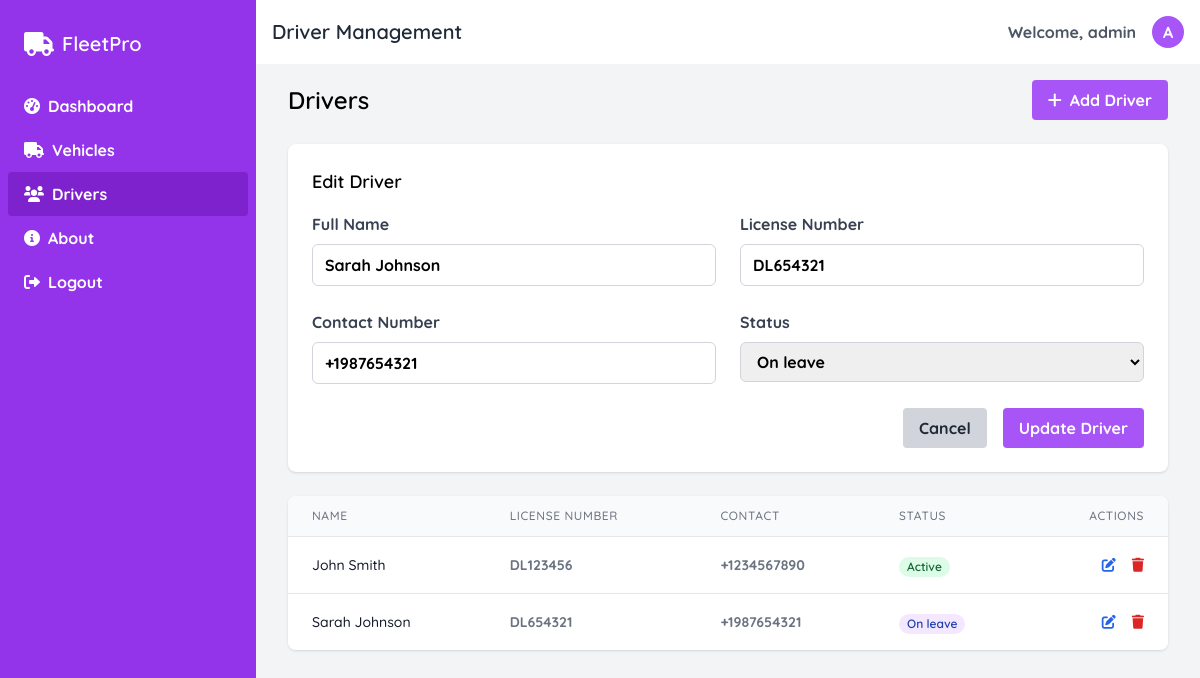
Screenshot of /drivers.php?action=edit&id=2 (signed in) with the database file from the repository.
### tables this page shows
CREATE TABLE IF NOT EXISTS drivers (
    id INT AUTO_INCREMENT PRIMARY KEY,
    name VARCHAR(100) NOT NULL,
    license_number VARCHAR(50) NOT NULL UNIQUE,
    contact VARCHAR(20) NOT NULL,
    status ENUM('active', 'on_leave', 'suspended', 'inactive') DEFAULT 'active',
    created_at TIMESTAMP DEFAULT CURRENT_TIMESTAMP,
    updated_at TIMESTAMP DEFAULT CURRENT_TIMESTAMP ON UPDATE CURRENT_TIMESTAMP
);

### includes/db.php (called while the page is built, shortened)
<?php
global $pdo;
function getDrivers() {
    global $pdo;
    $stmt = $pdo->query("SELECT * FROM drivers");
    return $stmt->fetchAll(PDO::FETCH_ASSOC);
}
?>

### drivers.php (the view, shortened to what this page needs)
<?php
require_once 'includes/db.php';
$action = $_GET['action'] ?? '';
$driverId = $_GET['id'] ?? 0;
$drivers = getDrivers();
$statuses = ['active', 'on_leave', 'suspended', 'inactive'];
?>
<!DOCTYPE html>
<html lang="en">
<head>
    <script src="https://cdn.tailwindcss.com"></script>
    <link rel="stylesheet" href="https://cdnjs.cloudflare.com/ajax/libs/font-awesome/6.0.0/css/all.min.css">
</head>
<body class="bg-gray-100 font-sans">
    <div class="flex h-screen">
        <div class="sidebar bg-purple-600 text-white w-64 space-y-6 py-7 px-2 absolute inset-y-0 left-0 transform -translate-x-full md:relative md:translate-x-0 transition duration-200 ease-in-out">
            <div class="text-white flex items-center space-x-2 px-4">
                <i class="fas fa-truck text-2xl"></i>
                <span class="text-xl font-semibold">FleetPro</span>
            </div>
            <nav>
                <a href="dashboard.php" class="block py-2.5 px-4 rounded transition duration-200 hover:bg-purple-700">
                    <i class="fas fa-tachometer-alt mr-2"></i>Dashboard
                </a>
                <a href="vehicles.php" class="block py-2.5 px-4 rounded transition duration-200 hover:bg-purple-700">
                    <i class="fas fa-truck mr-2"></i>Vehicles
                </a>
                <a href="drivers.php" class="block py-2.5 px-4 rounded transition duration-200 bg-purple-700">
                    <i class="fas fa-users mr-2"></i>Drivers
                </a>
                <a href="about.php" class="block py-2.5 px-4 rounded transition duration-200 hover:bg-purple-700">
                    <i class="fas fa-info-circle mr-2"></i>About
                </a>
                <a href="logout.php" class="block py-2.5 px-4 rounded transition duration-200 hover:bg-purple-700">
                    <i class="fas fa-sign-out-alt mr-2"></i>Logout
                </a>
            </nav>
        </div>
        <div class="flex-1 flex flex-col overflow-hidden">
            <header class="bg-white shadow-sm hidden md:block">
                <div class="flex items-center justify-between p-4">
                    <h1 class="text-xl font-semibold text-gray-800">Driver Management</h1>
                    <div class="flex items-center space-x-4">
                        <span class="text-gray-600">Welcome, <?php echo htmlspecialchars($_SESSION['username']); ?></span>
                        <div class="w-8 h-8 rounded-full bg-purple-500 flex items-center justify-center text-white">
                            <?php echo strtoupper(substr($_SESSION['username'], 0, 1)); ?>
                        </div>
                    </div>
                </div>
            </header>
            <main class="flex-1 overflow-x-hidden overflow-y-auto bg-gray-100 p-4">
                <div class="container mx-auto px-4">
                    <div class="flex justify-between items-center mb-6">
                        <h2 class="text-2xl font-semibold">Drivers</h2>
                        <a href="drivers.php?action=add" class="bg-purple-500 hover:bg-purple-600 text-white font-bold py-2 px-4 rounded">
                            <i class="fas fa-plus mr-2"></i>Add Driver
                        </a>
                    </div>
                    <?php if ($action === 'add' || $action === 'edit'): ?>
                        <?php
                            $driver = [];
                            if ($action === 'edit' && $driverId > 0) {
                                foreach ($drivers as $d) {
                                    if ($d['id'] == $driverId) {
                                        $driver = $d;
                                        break;
                                    }
                                }
                            }
                        ?>
                        <div class="bg-white rounded-lg shadow p-6 mb-6">
                            <h3 class="text-lg font-semibold mb-4">
                                <?php echo $action === 'add' ? 'Add New Driver' : 'Edit Driver'; ?>
                            </h3>
                            <form method="POST" action="drivers.php?action=<?php echo $action; ?><?php echo $action === 'edit' ? '&id='.$driverId : ''; ?>">
                                <div class="grid grid-cols-1 md:grid-cols-2 gap-6">
                                    <div>
                                        <label class="block text-gray-700 mb-2" for="name">Full Name</label>
                                        <input type="text" id="name" name="name" required
                                            class="w-full px-3 py-2 border border-gray-300 rounded-md focus:outline-none focus:ring-2 focus:ring-blue-500"
                                            value="<?php echo $driver['name'] ?? ''; ?>">
                                    </div>
                                    <div>
                                        <label class="block text-gray-700 mb-2" for="license_number">License Number</label>
                                        <input type="text" id="license_number" name="license_number" required
                                            class="w-full px-3 py-2 border border-gray-300 rounded-md focus:outline-none focus:ring-2 focus:ring-blue-500"
                                            value="<?php echo $driver['license_number'] ?? ''; ?>">
                                    </div>
                                    <div>
                                        <label class="block text-gray-700 mb-2" for="contact">Contact Number</label>
                                        <input type="text" id="contact" name="contact" required
                                            class="w-full px-3 py-2 border border-gray-300 rounded-md focus:outline-none focus:ring-2 focus:ring-blue-500"
                                            value="<?php echo $driver['contact'] ?? ''; ?>">
                                    </div>
                                    <div>
                                        <label class="block text-gray-700 mb-2" for="status">Status</label>
                                        <select id="status" name="status" required
                                            class="w-full px-3 py-2 border border-gray-300 rounded-md focus:outline-none focus:ring-2 focus:ring-blue-500">
                                            <?php foreach ($statuses as $status): ?>
                                                <option value="<?php echo $status; ?>"
                                                    <?php if (isset($driver['status']) && $driver['status'] === $status) echo 'selected'; ?>>
                                                    <?php echo ucfirst(str_replace('_', ' ', $status)); ?>
                                                </option>
                                            <?php endforeach; ?>
                                        </select>
                                    </div>
                                </div>
                                <div class="mt-6 flex justify-end space-x-4">
                                    <a href="drivers.php" class="bg-gray-300 hover:bg-gray-400 text-gray-800 font-bold py-2 px-4 rounded">
                                        Cancel
                                    </a>
                                    <button type="submit" class="bg-purple-500 hover:bg-purple-600 text-white font-bold py-2 px-4 rounded">
                                        <?php echo $action === 'add' ? 'Add Driver' : 'Update Driver'; ?>
                                    </button>
                                </div>
                            </form>
                        </div>
                    <?php endif; ?>
                    <div class="bg-white rounded-lg shadow overflow-hidden">
                        <div class="overflow-x-auto">
                            <table class="min-w-full divide-y divide-gray-200">
                                <thead class="bg-gray-50">
                                    <tr>
                                        <th scope="col" class="px-6 py-3 text-left text-xs font-medium text-gray-500 uppercase tracking-wider">Name</th>
                                        <th scope="col" class="px-6 py-3 text-left text-xs font-medium text-gray-500 uppercase tracking-wider">License Number</th>
                                        <th scope="col" class="px-6 py-3 text-left text-xs font-medium text-gray-500 uppercase tracking-wider">Contact</th>
                                        <th scope="col" class="px-6 py-3 text-left text-xs font-medium text-gray-500 uppercase tracking-wider">Status</th>
                                        <th scope="col" class="px-6 py-3 text-right text-xs font-medium text-gray-500 uppercase tracking-wider">Actions</th>
                                    </tr>
                                </thead>
                                <tbody class="bg-white divide-y divide-gray-200">
                                    <?php if (empty($drivers)): ?>
                                        <tr>
                                            <td colspan="5" class="px-6 py-4 text-center text-gray-500">No drivers found</td>
                                        </tr>
                                    <?php else: ?>
                                        <?php foreach ($drivers as $driver): ?>
                                            <tr class="hover:bg-gray-50">
                                                <td class="px-6 py-4 whitespace-nowrap text-sm font-medium text-gray-900"><?php echo htmlspecialchars($driver['name']); ?></td>
                                                <td class="px-6 py-4 whitespace-nowrap text-sm text-gray-500"><?php echo htmlspecialchars($driver['license_number']); ?></td>
                                                <td class="px-6 py-4 whitespace-nowrap text-sm text-gray-500"><?php echo htmlspecialchars($driver['contact']); ?></td>
                                                <td class="px-6 py-4 whitespace-nowrap">
                                                    <?php
                                                        $statusClass = '';
                                                        switch ($driver['status']) {
                                                            case 'active':
                                                                $statusClass = 'bg-green-100 text-green-800';
                                                                break;
                                                            case 'on_leave':
                                                                $statusClass = 'bg-purple-100 text-blue-800';
                                                                break;
                                                        }
                                                    ?>
                                                    <span class="px-2 inline-flex text-xs leading-5 font-semibold rounded-full <?php echo $statusClass; ?>">
                                                        <?php echo ucfirst(str_replace('_', ' ', $driver['status'])); ?>
                                                    </span>
                                                </td>
                                                <td class="px-6 py-4 whitespace-nowrap text-right text-sm font-medium">
                                                    <a href="drivers.php?action=edit&id=<?php echo $driver['id']; ?>" class="text-blue-600 hover:text-blue-900 mr-3">
                                                        <i class="fas fa-edit"></i>
                                                    </a>
                                                    <a href="drivers.php?action=delete&id=<?php echo $driver['id']; ?>" class="text-red-600 hover:text-red-900" onclick="return confirm('Are you sure you want to delete this driver?');">
                                                        <i class="fas fa-trash"></i>
                                                    </a>
                                                </td>
                                            </tr>
                                        <?php endforeach; ?>
                                    <?php endif; ?>
                                </tbody>
                            </table>
                        </div>
                    </div>
                </div>
            </main>
        </div>
    </div>
</body>
</html>

### drivers.php (style rules this page uses)
* { font-family: "Quicksand", sans-serif; font-optical-sizing: auto; font-weight: 700; font-style: normal; }

### rows the page displays
drivers: name "Sarah Johnson", license_number "DL654321", contact "+1987654321", status "On leave"
drivers: name "John Smith", license_number "DL123456", contact "+1234567890", status "Active"

### other values shown
$_SESSION['username'] "admin"
substr($_SESSION['username'], 0, 1) "A"
